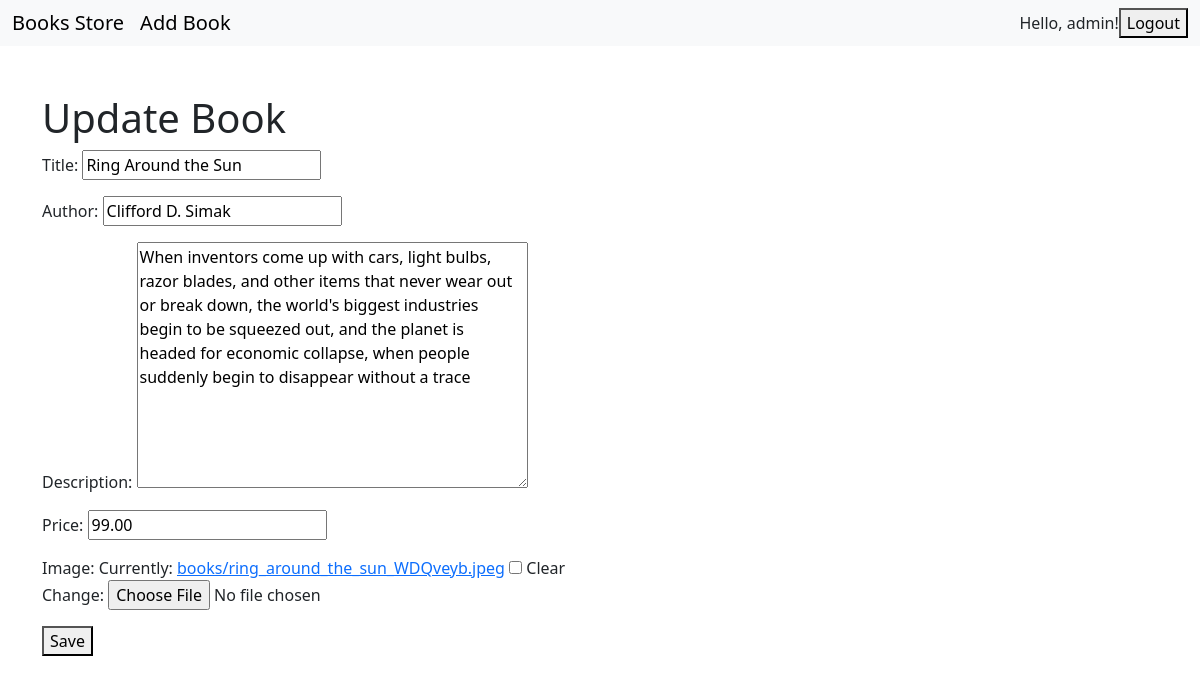
The page /store/4/update/ (signed in) on the database its author committed.
### accounts/models.py (models this page shows, shortened)
class CustomUser(AbstractUser):
    phone_number = models.CharField(max_length=20, blank=True)
    birth_date = models.DateField(null=True, blank=True)
    avatar = models.ImageField(upload_to="avatars/", null=True, blank=True)

### store/models.py (models this page shows, shortened)
class Book(models.Model):
    title = models.CharField(max_length=255)
    author = models.CharField(max_length=255)
    price = models.DecimalField(max_digits=5, decimal_places=2)
    description = models.TextField(blank=True)
    stock = models.PositiveIntegerField(default=0)
    category = models.ForeignKey(Category, on_delete=models.SET_NULL, null=True, blank=True, related_name="books")
    image = models.ImageField(upload_to='books/', blank=True, null=True, default="books/blank.jpg")

### store/views.py (the view, shortened to what this page needs)
# urls.py: path('<int:book_id>/update/', views.BookUpdateView.as_view(), name='book_update'),
class BookUpdateView(LoginRequiredMixin, PermissionRequiredMixin, UpdateView):
    model = Book
    template_name = 'store/book_form.html'
    fields = ['title', 'author', 'description', 'price', 'image']
    pk_url_kwarg = 'book_id'
    success_url = reverse_lazy('store:index')
    permission_required = "store.change_book"
    raise_exception = True

### templates/store/book_form.html (shortened to what this page needs)
{% extends 'base.html' %}
{% block content %}
  <h1>{% if object %}Update Book{% else %}Add Book{% endif %}</h1>
  <form method="post" enctype="multipart/form-data">
    {{ form.as_p }}
    <button type="submit">Save</button>
  </form>
{% endblock %}

### templates/base.html (shortened to what this page needs)
<!DOCTYPE html>
<html lang="en">
<head>
    <link href="https://cdn.jsdelivr.net/npm/bootstrap@5.3.8/dist/css/bootstrap.min.css" rel="stylesheet">
</head>
<body>
    <nav class="navbar navbar-expand-lg bg-body-tertiary">
      <div class="container-fluid">
        <div class="collapse navbar-collapse" id="navbarNav">
          <ul class="navbar-nav">
            <li class="nav-item">
              <a href={% url "store:index" %} class="navbar-brand">Books Store</a>
            </li>
            {% if perms.store.add_book %}
            <li class="nav-item">
                <a href={% url "store:book_create" %} class="navbar-brand">Add Book</a>
            </li>
            {% endif %}
          </ul>
        </div>
        <div class="collapse navbar-collapse justify-content-end" >
              {% if user.is_authenticated %}
                <span>Hello, {{ user.username }}!</span>
                <form method="post" action="{% url 'accounts:logout' %}" style="display:inline;">
                    <button type="submit">Logout</button>
                </form>
              {% endif %}
          </div>
      </div>
    </nav>
    <main class="container mt-5">
        {% block content %}
        {% endblock %}
    </main>
</body>
</html>

### rows shown on the page
CustomUser: username "admin"
Book: title "Ring Around the Sun", author "Clifford D. Simak", description "When inventors come up with cars, light bulbs, razor blades, and other items that never wear out or break down, the world's biggest industries begin to be squeezed out, and the planet is headed for economic collapse, when people suddenly begin to disappear without a trace", price "99.00"
